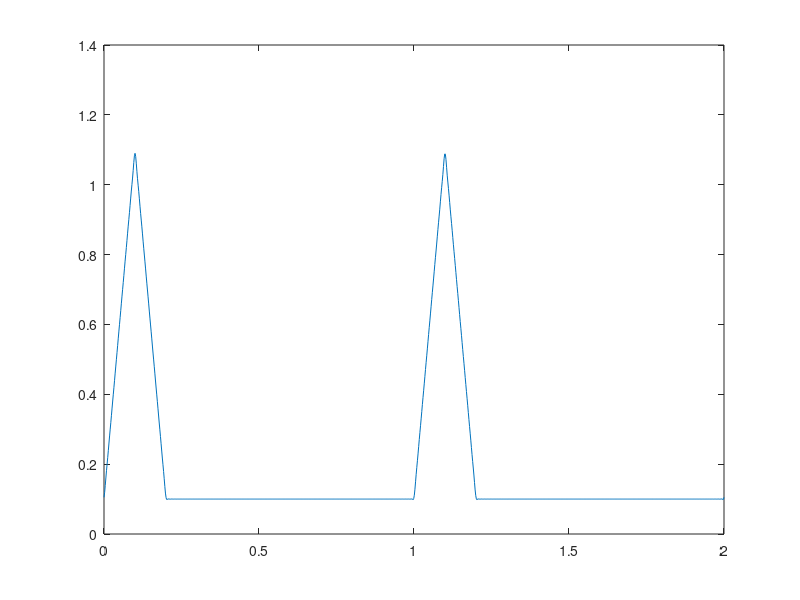
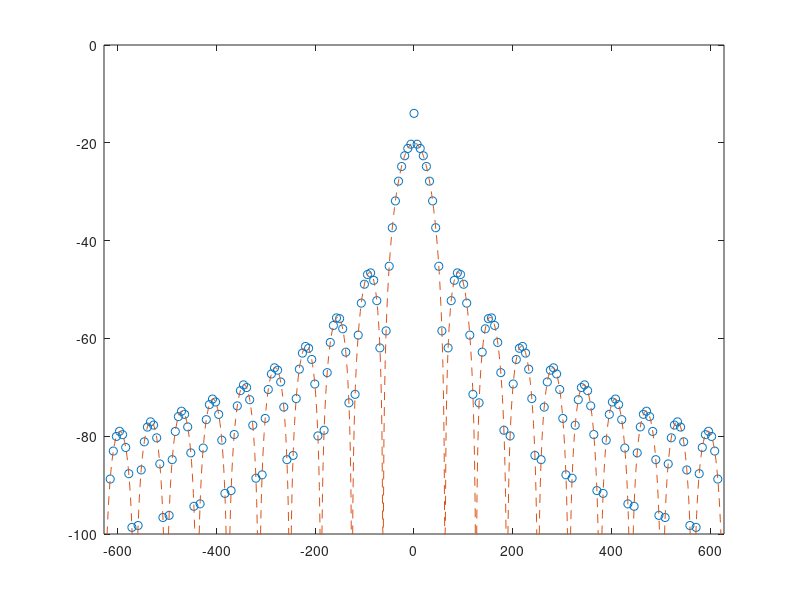

MATLAB code for these plots, in order:
clear % clear all parameters
% Fourier series parameters
T=1; % period
Tp=0.2; % pulse width
t=linspace(0,2*T,1000); % time domain (as row vector)
N=100; % number of Fourier coefficients (2N+1)
k=(-N:N)'; % discrete Fourier indices (as column vector)
omegak=2*pi*k/T; % discrete frequencies (as column vector)
% Rectangular wave
% Fourier coefficients (as column vector)
%Xr=(1/T)*Tp*exp(-1i*omegak*Tp/2).*sin(omegak*Tp/2)./(omegak*Tp/2);
Xr = (-4/(T*Tp))*exp(-1i*omegak*Tp/2).*(cos(omegak*Tp/2)-1)./(omegak.^2);
zeroindex=find(omegak==0); % Find index where omegak=0
Xr(zeroindex)=(1/T)*Tp; % Place correct value at omegak=0
Xs(zeroindex)=0; % Place 0 at omegak=0
F=exp(1i*omegak*t); % Fourier matrix
xr=real(Xr.'*F); % Generate Fourier series in time domain
% Plot the result with correct time axis
figure(1)
plot(t,xr)
% Plot the Fourier coefficients (absolute value in dB)
figure(2)

plot(omegak,20*log10(abs(Xr)),'o')
axis([omegak(1) omegak(end) -100 0])
 %gFourier transform of rectangular pulse
omega=linspace(omegak(1),omegak(end),1000); % Frequency at a dense grid
XrF = (-4/(T*Tp))*exp(-1i*omega*Tp/2).*(cos(omega*Tp/2)-1)./(omega.^2);
zeroindex2=find(omega==0); % Find index where omega=0
XrF(zeroindex2)=(1/2*T)*Tp; % Place correct value at omega=0
%XrF(zeroindex2)=(-4)./(Tp*T);
%Plot the Fourier transform together with the Fourier coefficients%
figure(2)
hold on
plot(omega,20*log10(abs(XrF)),'--')
hold off